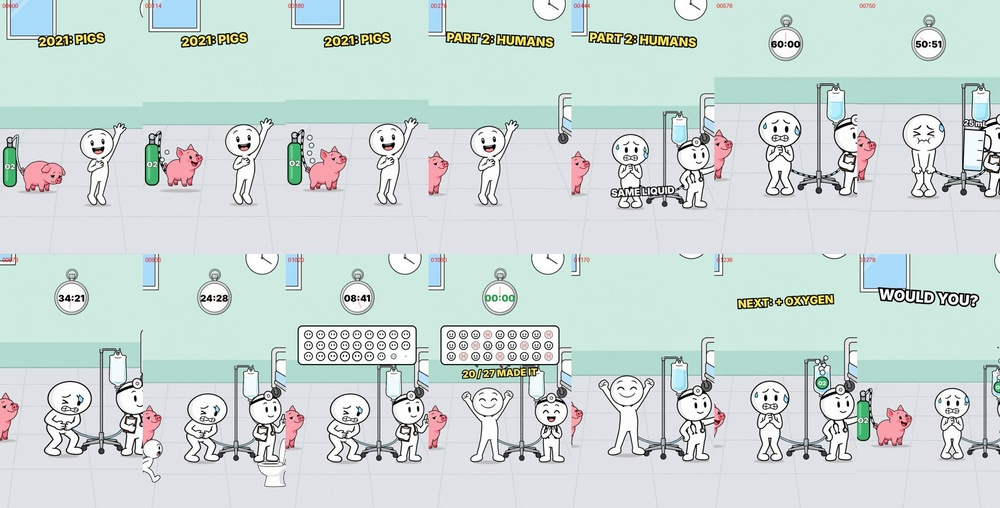
#> input picture cartoon-shorts/studio/images/butt-breath/qa/contact1.jpg, 1000 x 508 px, shrunk from 1890 x 960 before the run
$ python key.py ../../../../cartoon-shorts/studio/images/butt-breath/qa/contact1.jpg out.png
#> lines starting #> are read from the running program, lines starting #| are printed output that depends on the picture; after the words box and inside, x2 and y2 are one past the last pixel; in counts of white or black regions, pixels touching at a corner belong together
#> further down, src is the input picture: shape (508, 1000, 3); mean B, G, R 215.1, 217.1, 204.6
"""key.py IN.png OUT.png - flat background colour -> transparent (for pictures made without real transparency,
e.g. Google Flow on a flat light-blue #9BCFFD background). Usable as a module: key(img_rgba) -> img_rgba.

- background colour = median of the border pixels
- everything near that colour and connected to the border -> transparent
- enclosed pockets of background colour (gap between arm and body) -> transparent too (stricter threshold, min area)
- 3 px band around the background: alpha from colour distance, colour = ink (un-blends the black outline)
"""
import sys
import cv2
import numpy as np

NEAR = 60.0      # colour distance that still counts as background (border-connected)
POCKET = 34.0    # stricter distance for enclosed pockets
POCKET_MIN = 0.0004  # pocket area as a fraction of the image


def key(rgba: np.ndarray) -> np.ndarray:
    im = rgba[..., :3].astype(np.float32)
    h, w = im.shape[:2]
#> h = 508; w = 1000
    border = np.concatenate([im[0], im[-1], im[:, 0], im[:, -1]])
    bgc = np.median(border, 0)
#> bgc = [217, 226, 230]
    dist = np.sqrt(((im - bgc) ** 2).sum(2))
    near = (dist < NEAR).astype(np.uint8)
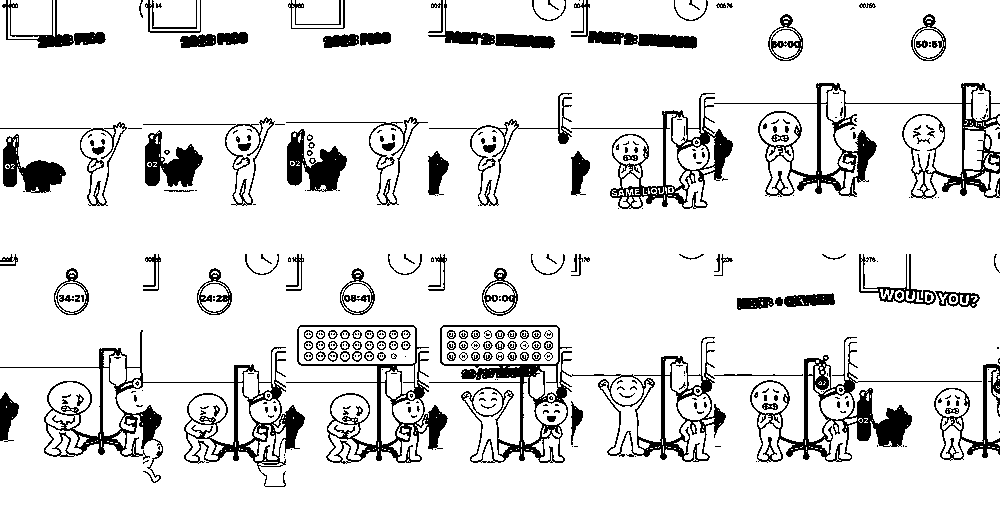
#> near: shape (508, 1000); values 0 (black) and 1 (white), 88.3% white; 358 black regions (208 under 20 px), largest, box (x1, y1, x2, y2) and area: (429, 325, 726, 463) 6474, (0, 330, 305, 487) 6428, (714, 83, 1000, 199) 5435
    n, lab, stats, _ = cv2.connectedComponentsWithStats(near, 4)
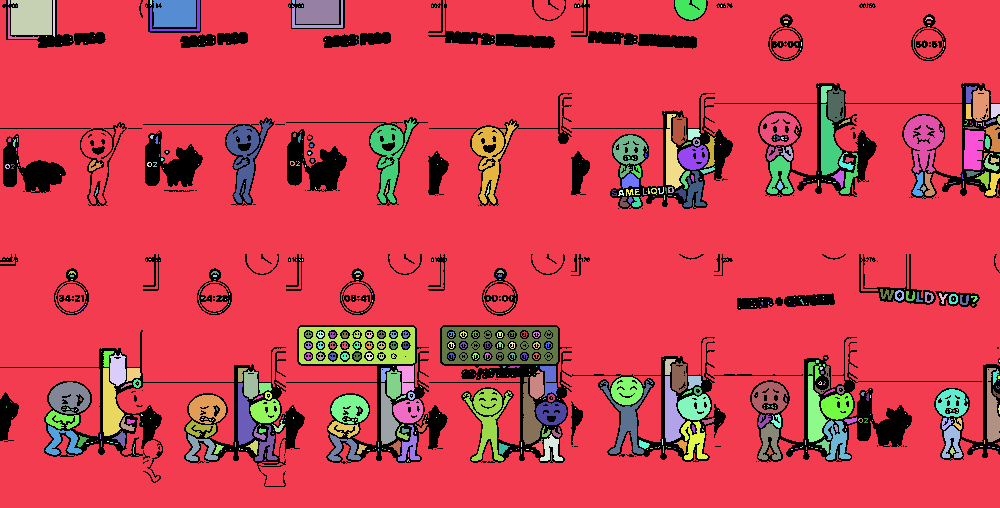
#> lab: shape (508, 1000) int32; 664 distinct labels, from 0 to 663; one colour per label, 0 black
#> n = 664; stats = 664 rows, first 6: [0, 0, 1000, 487, 59187], [0, 0, 1000, 508, 395709], [8, 0, 2, 5, 9], [11, 0, 41, 35, 1406], [53, 0, 2, 37, 73], [150, 0, 2, 6, 10]
    edge_labels = set(np.unique(np.concatenate([lab[0], lab[-1], lab[:, 0], lab[:, -1]]))) - {0}
#> edge_labels = 24 items
    bg = np.isin(lab, list(edge_labels)) & (near > 0)
#> bg: shape (508, 1000) bool; 79.1% white; 141 black regions (64 under 20 px), largest, box (x1, y1, x2, y2) and area: (429, 325, 726, 463) 19273, (0, 330, 305, 487) 14049, (714, 83, 1000, 199) 12810
    strict = (dist < POCKET).astype(np.uint8)
#> strict: shape (508, 1000); values 0 (black) and 1 (white), 70.8% white; 55 black regions (9 under 20 px), largest, box (x1, y1, x2, y2) and area: (0, 324, 1000, 488) 66248, (0, 77, 1000, 210) 47284, (859, 254, 980, 308) 3024
    n2, lab2, stats2, _ = cv2.connectedComponentsWithStats(strict, 4)
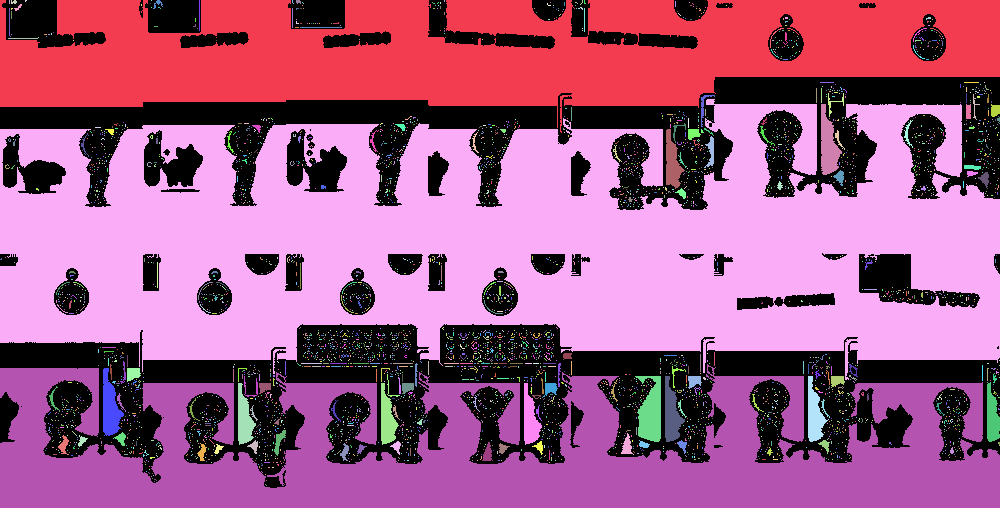
#> lab2: shape (508, 1000) int32; 3715 distinct labels, from 0 to 3714; one colour per label, 0 black
#> n2 = 3715
    for i in range(1, n2):
        if stats2[i, cv2.CC_STAT_AREA] >= POCKET_MIN * h * w:
            bg |= lab2 == i
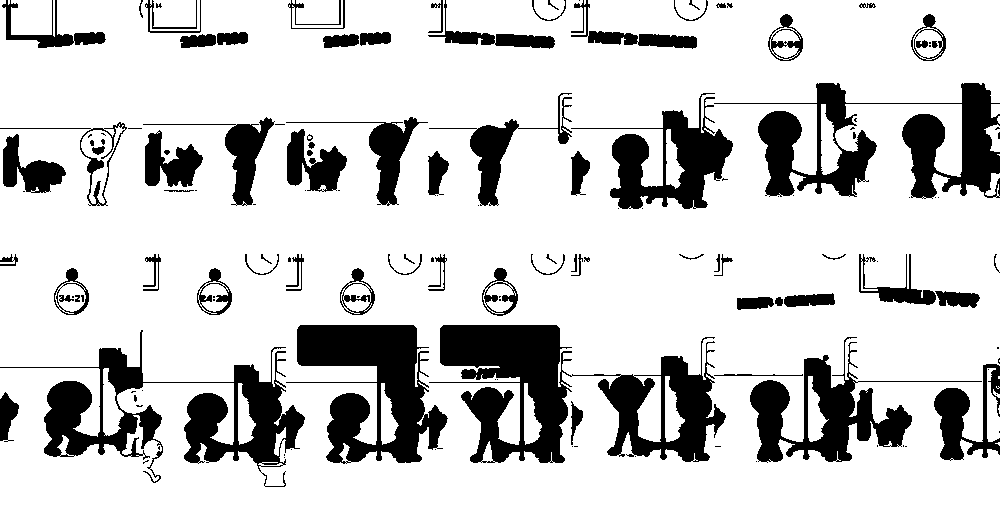
#> bg: shape (508, 1000) bool; 80.2% white; 141 black regions (64 under 20 px), largest, box (x1, y1, x2, y2) and area: (429, 325, 726, 463) 17874, (0, 330, 305, 487) 12551, (714, 83, 1000, 199) 11927
    bg8 = bg.astype(np.uint8)
    band = cv2.dilate(bg8, np.ones((7, 7), np.uint8)) - bg8           # 3 px band outside the background
#> band: shape (508, 1000); values 0 (black) and 1 (white), 10.1% white; 141 white regions (64 under 20 px), largest, box (x1, y1, x2, y2) and area: (429, 325, 726, 463) 7208, (0, 330, 305, 487) 6508, (714, 83, 1000, 199) 5115
    inside = (1 - bg8).astype(bool)
    # ink colour: darkest pixels near the edge (the outline)
    ink_mask = band.astype(bool) & (im.sum(2) < 200)
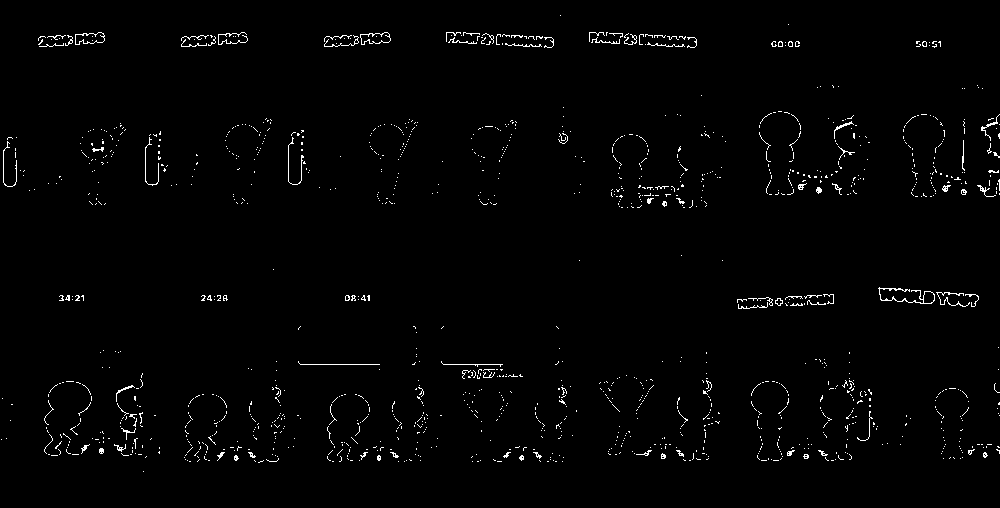
#> ink_mask: shape (508, 1000) bool; 1.4% white in thin lines or dots, all inside (x1, y1, x2, y2) = (1, 15, 1000, 472)
    ink = np.median(im[ink_mask], 0) if ink_mask.sum() > 50 else np.array([20, 20, 20], np.float32)
#> ink = [39, 41, 35]
    dink = max(np.sqrt(((ink - bgc) ** 2).sum()), 1.0)
#> dink = 322.4
    alpha = np.ones((h, w), np.float32)
    alpha[bg] = 0
    b = band.astype(bool)
    a_band = np.clip(dist[b] / dink, 0, 1)
    alpha[b] = a_band
    out = np.dstack([im, alpha * 255]).astype(np.float32)
    # un-blend: on the band the visible colour is ink with partial alpha
    out[b, :3] = ink
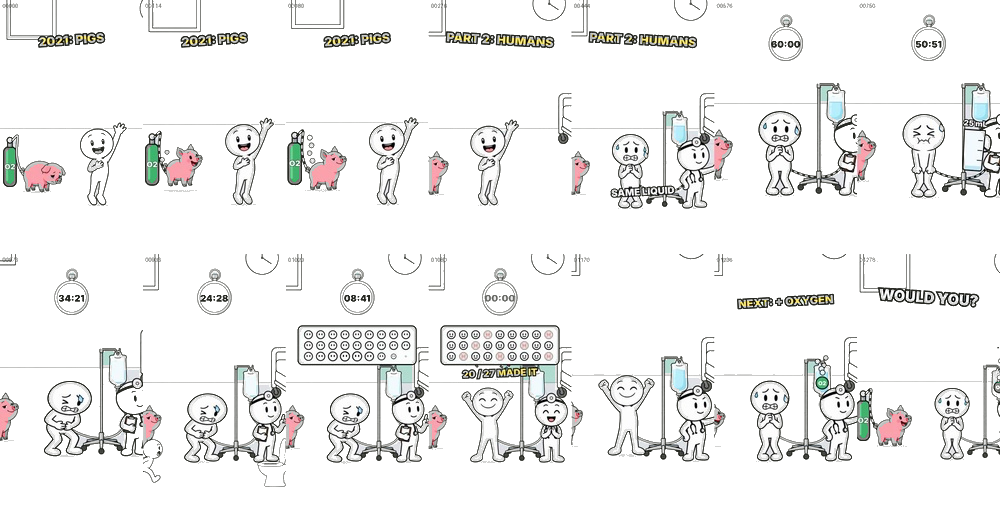
#> out: shape (508, 1000, 4) float32; mean R, G, B, A 193.9, 205.8, 204.2, 36.9; transparent parts drawn white
    # keep original alpha if the picture already had some
    if rgba.shape[2] == 4:
        out[..., 3] = np.minimum(out[..., 3], rgba[..., 3])
    del inside
    return np.clip(out, 0, 255).astype(np.uint8)


def has_transparency(rgba: np.ndarray) -> bool:
    return rgba.shape[2] == 4 and (rgba[..., 3] < 250).mean() > 0.02


if __name__ == "__main__":
    src = cv2.imread(sys.argv[1], cv2.IMREAD_UNCHANGED)
    if src.ndim == 2:
        src = cv2.cvtColor(src, cv2.COLOR_GRAY2BGRA)
    if src.shape[2] == 3:
        src = cv2.cvtColor(src, cv2.COLOR_BGR2BGRA)
    rgba = cv2.cvtColor(src, cv2.COLOR_BGRA2RGBA)
    out = rgba if has_transparency(rgba) else key(rgba)
    cv2.imwrite(sys.argv[2], cv2.cvtColor(out, cv2.COLOR_RGBA2BGRA))
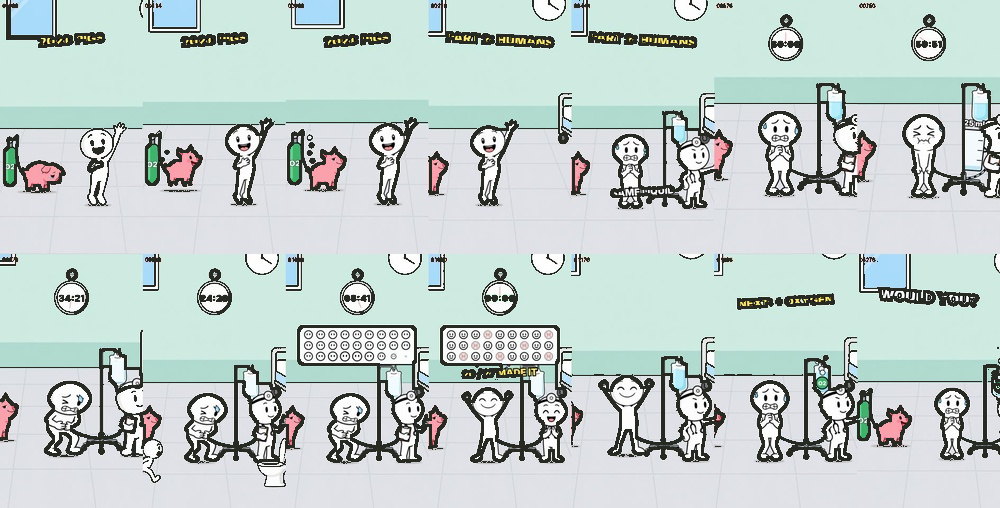
#> saved as out.png: shape (508, 1000, 4); mean B, G, R, A 204.1, 206.4, 193.7, 36.8

$ run again, on cartoon-shorts/studio/images/butt-breath/qa/raw_clinic.jpg
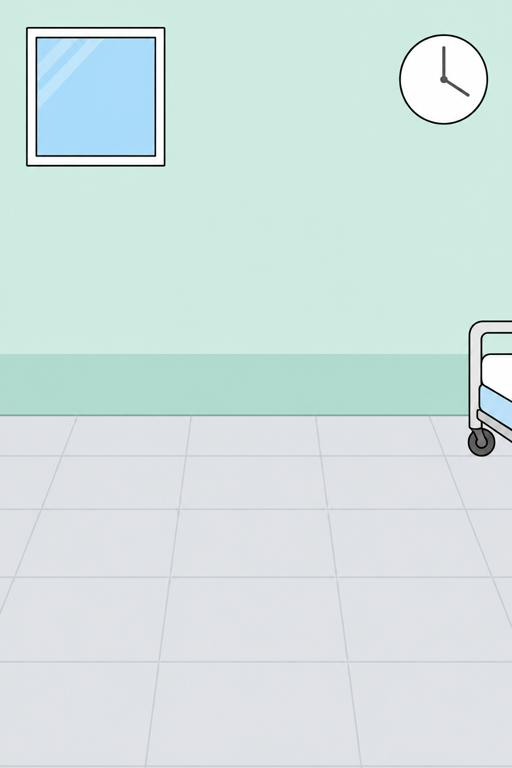
#> input picture cartoon-shorts/studio/images/butt-breath/qa/raw_clinic.jpg, 512 x 768 px
#> src is the input picture: shape (768, 512, 3); mean B, G, R 225.5, 226.6, 210
#> src: shape (768, 512, 4)
#> border = 2560 rows, first 8: [207, 234, 225], [207, 234, 225], [207, 234, 225], [207, 234, 225], [207, 234, 225], [207, 234, 225], [207, 234, 225], [207, 234, 225]
#> bgc = [208, 227, 226]
#> near: shape (768, 512); values 0 (black) and 1 (white), 97% white; 50 black regions (41 under 20 px), largest, box (x1, y1, x2, y2) and area: (399, 34, 488, 125) 5027, (0, 320, 512, 457) 3411, (26, 27, 166, 167) 2722
#> lab: shape (768, 512) int32; 38 distinct labels, from 0 to 37
#> n = 38; stats = 38 rows, first 6: [0, 27, 512, 430, 11809], [0, 0, 512, 414, 181865], [28, 29, 136, 136, 2748], [402, 36, 70, 58, 423], [38, 39, 116, 116, 13456], [453, 38, 19, 10, 68]
#> edge_labels = 8 items
#> strict: shape (768, 512); values 0 (black) and 1 (white), 85.8% white; 55 black regions (51 under 20 px), largest, box (x1, y1, x2, y2) and area: (0, 320, 512, 458) 31439, (26, 25, 167, 168) 17840, (399, 34, 489, 125) 6363, (492, 411, 506, 419) 34
#> lab2: shape (768, 512) int32; 194 distinct labels, from 0 to 193
#> n2 = 194; stats2 = 194 rows, first 6: [0, 25, 512, 742, 55764], [0, 0, 512, 414, 154196], [28, 31, 1, 1, 1], [156, 37, 1, 120, 120], [434, 37, 1, 1, 1], [440, 36, 8, 1, 8]
#> after the loop in key, `for i in range(1, n2):`:
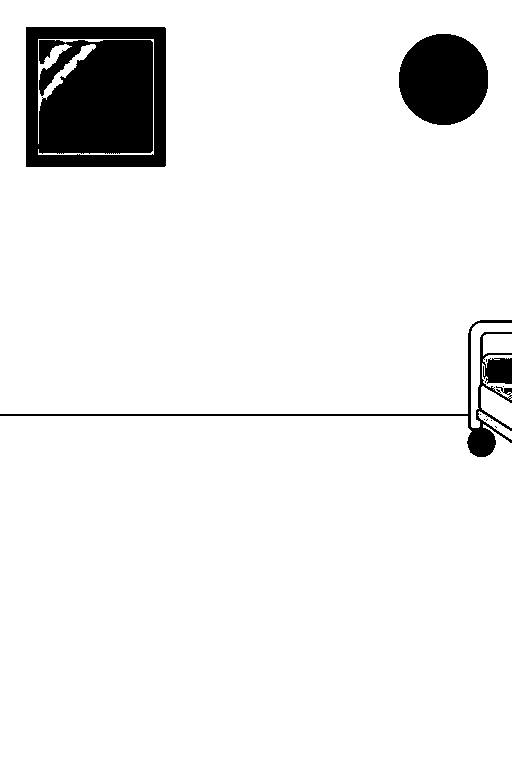
#> bg: shape (768, 512) bool; 92.9% white; 10 black regions (7 under 20 px), largest, box (x1, y1, x2, y2) and area: (26, 27, 166, 167) 18080, (399, 34, 488, 125) 6422, (0, 320, 512, 457) 3427
#> band: shape (768, 512); values 0 (black) and 1 (white), 2.3% white; 11 white regions (7 under 20 px), largest, box (x1, y1, x2, y2) and area: (35, 36, 157, 158) 3665, (0, 320, 512, 457) 2686, (26, 27, 166, 167) 1644, (399, 34, 488, 125) 1044
#> ink_mask: shape (768, 512) bool; 0.53% white in thin lines or dots, all inside (x1, y1, x2, y2) = (26, 27, 512, 456)
#> ink = [0, 11, 14]
#> dink = 367.2
#> a_band = 9050 values, max 1 at index 3, min 0.0225 at index 1701, mean 0.408
#> `cv2.imwrite(sys.argv[2], cv2.cvtColor(out, cv2.COLOR_RGBA2BGRA))`:
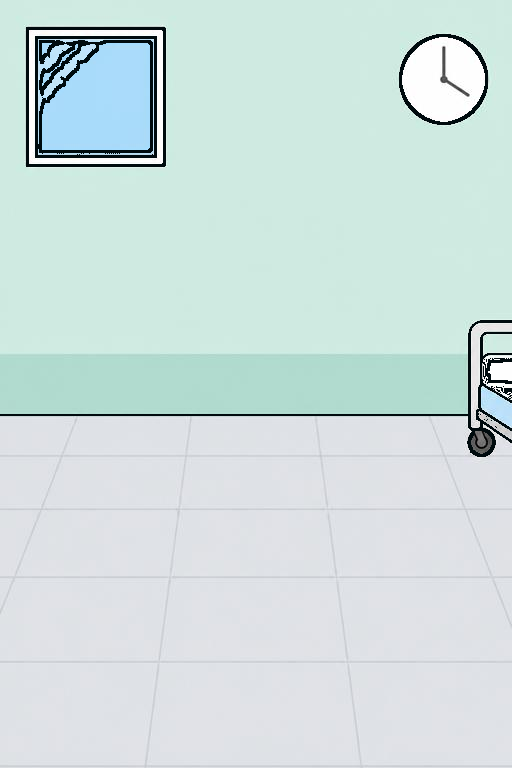
#> saved as out.png: shape (768, 512, 4); mean B, G, R, A 222.2, 223.4, 207, 14.6
